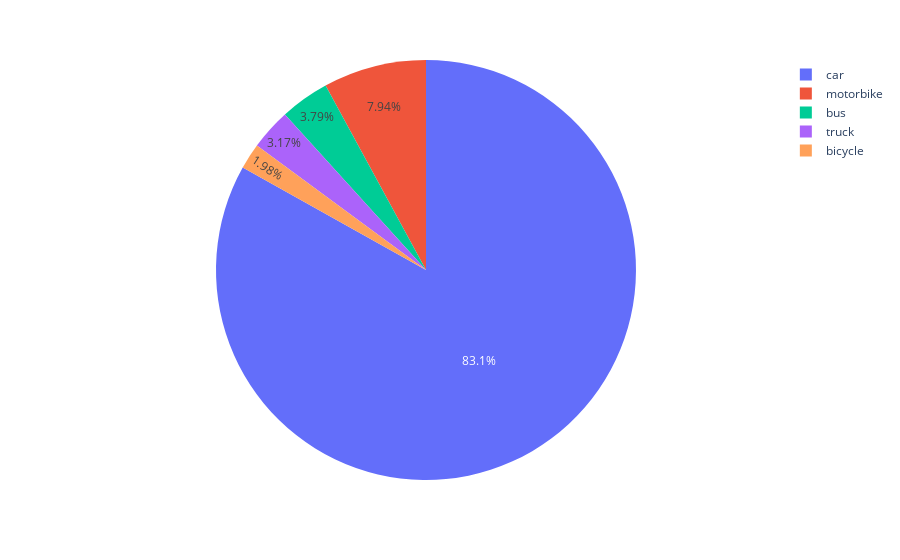

Here is the notebook cell this chart was saved with:
### Code cell
fig = px.pie(vehicles, names="type", values="count")
fig.show()

### Figure 1 — Plotly figure (JSON) as saved in the notebook; plotly's stock layout.template omitted (floating-point values rounded to 4 significant figures)
{"data": [{"domain": {"x": [0, 1], "y": [0, 1]}, "hovertemplate": "type=%{label}<br>count=%{value}<extra></extra>", "labels": ["car", "truck", "motorbike", "bicycle", "bus"], "legendgroup": "", "name": "", "showlegend": true, "type": "pie", "values": [2304, 88, 220, 55, 105]}], "layout": {"legend": {"tracegroupgap": 0}, "margin": {"t": 60}}}
